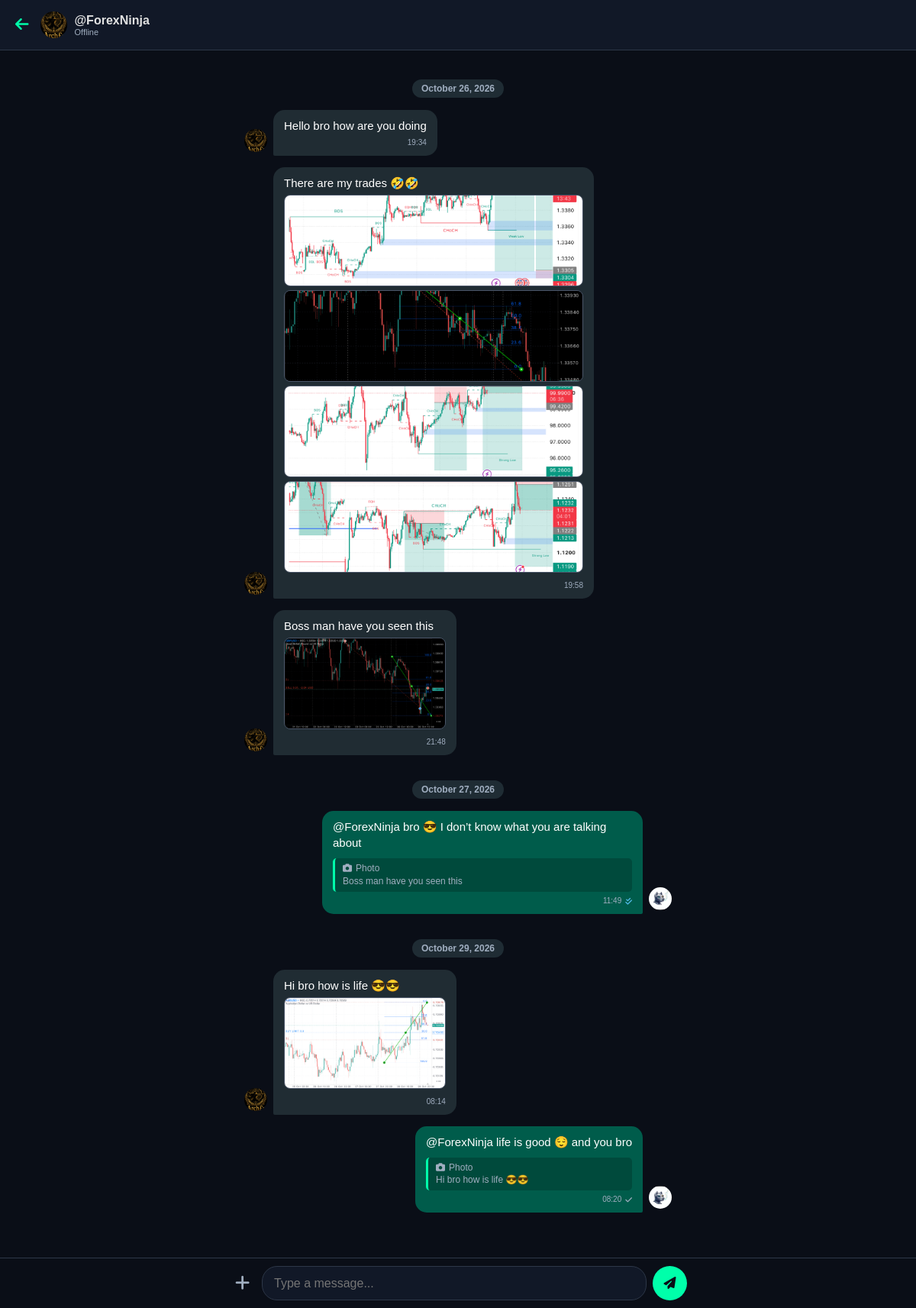
Page /chat_room/ForexNinja (signed in) on the committed database.
### tables this page shows
CREATE TABLE users (
            id INTEGER PRIMARY KEY AUTOINCREMENT,
            username TEXT UNIQUE NOT NULL,
            password TEXT NOT NULL,
            bio TEXT DEFAULT 'Forex & Crypto Trader'
        , avatar_path TEXT, name TEXT, email TEXT, last_seen DATETIME);

CREATE TABLE messages (id INTEGER PRIMARY KEY AUTOINCREMENT, sender_id INTEGER, receiver_id INTEGER, content TEXT, timestamp DATETIME DEFAULT CURRENT_TIMESTAMP, image_paths TEXT, is_read INTEGER DEFAULT 0, reply_to_id INTEGER, is_edited INTEGER DEFAULT 0);

### app.py (the view)
@app.route('/chat_room/<username>')
def chat_room(username):
    if 'user_id' not in session:
        return redirect(url_for('login'))
    conn = get_db_connection()
    me = conn.execute('SELECT id FROM users WHERE username = ?', (session['user_id'],)).fetchone()
    them = conn.execute('SELECT * FROM users WHERE username = ?', (username,)).fetchone()
    if not them:
        conn.close()
        return "User not found", 404
    is_online = False
    if them['last_seen']:
        them_last_seen = datetime.strptime(them['last_seen'], "%Y-%m-%d %H:%M:%S") + timedelta(hours=3)
        now = datetime.utcnow() + timedelta(hours=3)
        if (now - them_last_seen).total_seconds() < 300:
            is_online = True
    conn.execute('UPDATE messages SET is_read = 1 WHERE sender_id = ? AND receiver_id = ?', (them['id'], me['id']))
    conn.commit()
    messages = conn.execute('''
        SELECT messages.id, messages.sender_id, messages.receiver_id, messages.content,
               messages.image_paths, messages.timestamp, messages.is_read, messages.is_edited, messages.reply_to_id,
               users.avatar_path as sender_avatar,
               reply.content as reply_content, reply.image_paths as reply_images
        FROM messages
        JOIN users ON messages.sender_id = users.id
        LEFT JOIN messages reply ON messages.reply_to_id = reply.id
        WHERE (messages.sender_id = ? AND messages.receiver_id = ?)
           OR (messages.sender_id = ? AND messages.receiver_id = ?)
        ORDER BY messages.timestamp ASC
    ''', (me['id'], them['id'], them['id'], me['id'])).fetchall()
    conn.close()
    return render_template('chat_room.html', them=them, messages=messages, my_id=me['id'], is_online=is_online)

### app.py (called while the page is built)
def get_db_connection():
    conn = sqlite3.connect('traderszone.db', timeout=20)
    conn.row_factory = sqlite3.Row
    return conn

@app.before_request
def update_last_seen():
    if 'user_id' in session:
        try:
            conn = get_db_connection()
            now = datetime.utcnow().strftime("%Y-%m-%d %H:%M:%S")
            conn.execute('UPDATE users SET last_seen = ? WHERE username = ?', (now, session['user_id']))
            conn.commit()
            conn.close()
        except sqlite3.OperationalError:
            pass

@app.template_filter('local_time')
def local_time_filter(value, format="%H:%M"):
    if not value: return ""
    try:
        utc_dt = datetime.strptime(str(value), "%Y-%m-%d %H:%M:%S")
        local_dt = utc_dt + timedelta(hours=3)
        return local_dt.strftime(format)
    except Exception as e:
        return value # If it fails, just return the original string

### templates/chat_room.html (shortened to what this page needs)
{% extends "base.html" %}
{% block nav_left %}
    <div style="display: flex; align-items: center;">
        <a href="/chats" style="color: #00ffaa; text-decoration: none; margin-right: 15px; font-size: 20px;"><i class="fa-solid fa-arrow-left"></i></a>
        {% if them.avatar_path %}
            <img src="/{{ them.avatar_path }}" style="width: 35px; height: 35px; border-radius: 50%; object-fit: cover; margin-right: 10px;">
        {% else %}
            <div style="width: 35px; height: 35px; border-radius: 50%; background: #00ffaa; color: #0a0e17; display: flex; justify-content: center; align-items: center; font-weight: bold; font-size: 16px; margin-right: 10px;">
                {{ them.username[0] | upper }}
            </div>
        {% endif %}
        <div style="display: flex; flex-direction: column;">
            <span style="font-size: 16px; font-weight: bold; color: #e1e1e1; line-height: 1.2;">@{{ them.username }}</span>
            {% if is_online %}
                <span style="font-size: 11px; color: #00ffaa;">b            {% else %}
                <span style="font-size: 11px; color: #a0aec0;">Offline</span>
            {% endif %}
        </div>
    </div>
{% endblock %}
{% block content %}
<div class="chat-container">
    {% set ns = namespace(prev_date="") %}
     {% for msg in messages %}
        {% set current_date = msg.timestamp | local_time('%Y-%m-%d') %}
        {% if current_date != ns.prev_date %}
            <div style="text-align: center; margin: 20px 0;">
                <span style="background: #1f2c34; color: #a0aec0; font-size: 12px; padding: 5px 12px; border-radius: 15px; font-weight: bold;">
                    {{ msg.timestamp | local_time('%B %d, %Y') }}
                </span>
            </div>
            {% set ns.prev_date = current_date %}
        {% endif %}
        <div class="message-row {% if msg.sender_id == my_id %}me{% else %}them{% endif %}">
            {% if msg.sender_avatar %}
                <img src="/{{ msg.sender_avatar }}" class="chat-avatar">
            {% else %}
                <div class="chat-avatar-text">{{ msg.sender_id }}</div>
            {% endif %}
            <div class="bubble-wrapper">
                <div class="bubble {% if msg.sender_id == my_id %}me{% else %}them{% endif %}"
                     data-id="{{ msg.id }}"
                     data-content="{{ msg.content | escape }}"
                     data-is-mine="{{ msg.sender_id == my_id }}"
                     onmousedown="startPressTimer(event)"
                     ontouchstart="startPressTimer(event)"
                     onmouseup="cancelPressTimer()"
                     onmouseleave="cancelPressTimer()"
                     ontouchend="cancelPressTimer()">
                    {% if msg.content %}<div class="msg-text">{{ msg.content }}</div>{% endif %}
                    {% if msg.image_paths %}
                        <div class="msg-image-grid">
                            {% for path in msg.image_paths.split(',') %}<img src="/{{ path }}" class="msg-img" onclick="openLightbox('/{{ path }}')">{% endfor %}
                        </div>
                    {% endif %}
                    {% if msg.reply_to_id %}
                        <div class="reply-preview" style="background: rgba(0,0,0,0.2); border-left: 3px solid #00ffaa; padding: 5px 10px; border-radius: 5px; margin-top: 10px; font-size: 12px; color: #a0aec0;">
                            {% if msg.reply_images %}
                                <div style="display: flex; align-items: center; gap: 5px;">
                                    <i class="fa-solid fa-camera"></i> Photo
                                </div>
                            {% endif %}
                            {% if msg.reply_content %}
                                <div style="white-space: nowrap; overflow: hidden; text-overflow: ellipsis;">
                                    {{ msg.reply_content }}
                                </div>
                            {% endif %}
                        </div>
                    {% endif %}
                    <div class="msg-meta">
                        {{ msg.timestamp | local_time('%H:%M') }}
                        {% if msg.sender_id == my_id %}
                            {% if msg.is_read %}<i class="fa-solid fa-check-double tick-icon tick-read"></i>{% else %}<i class="fa-solid fa-check tick-icon"></i>{% endif %}
                        {% endif %}
                    </div>
                </div>
            </div>
        </div>
    {% endfor %}
</div>
<div class="chat-input-bar">
    <form method="POST" action="/send_message/{{ them.username }}" class="chat-input-form" enctype="multipart/form-data" id="chat-form">
        <label for="chat-images" class="plus-btn"><i class="fa-solid fa-plus"></i></label>
        <input type="text" name="content" id="main-input" placeholder="Type a message...">
        <button type="submit" class="send-btn"><i class="fa-solid fa-paper-plane"></i></button>
    </form>
</div>
{% endblock %}

### templates/base.html (style rules this page uses)
* { box-sizing: border-box; margin: 0; padding: 0; }
body { background-color: #0a0e17; color: #e1e1e1; font-family: Arial, sans-serif; padding-bottom: 80px; }

### templates/chat_room.html (style rules this page uses)
body { padding-bottom: 90px; }
.chat-container { max-width: 600px; margin: 0 auto; padding: 20px; display: flex; flex-direction: column; }
.message-row { display: flex; margin-bottom: 15px; align-items: flex-end; gap: 8px; }
.message-row.me { flex-direction: row-reverse; }
.chat-avatar { width: 30px; height: 30px; border-radius: 50%; object-fit: cover; flex-shrink: 0; margin-bottom: 5px; }
.bubble-wrapper { display: flex; flex-direction: column; max-width: 75%; }
.message-row.me .bubble-wrapper { align-items: flex-end; }
.bubble { padding: 10px 14px; border-radius: 15px; font-size: 15px; line-height: 1.4; word-wrap: break-word; position: relative; user-select: none; -webkit-user-select: none; }
.bubble.me { background-color: #005c4b; color: white; border-bottom-right-radius: 2px; }
.bubble.them { background-color: #202c33; color: white; border-bottom-left-radius: 2px; }
.reply-preview { background: rgba(0,0,0,0.2); border-left: 3px solid #00ffaa; padding: 5px 10px; border-radius: 5px; margin-bottom: 5px; font-size: 12px; color: #a0aec0; }
.msg-text { margin-bottom: 5px; }
.msg-img { width: 100%; height: 120px; object-fit: cover; border-radius: 8px; border: 1px solid #4a5568; cursor: pointer; }
.msg-meta { display: flex; justify-content: flex-end; align-items: center; gap: 5px; font-size: 10px; color: #a0aec0; margin-top: 5px; }
.tick-read { color: #53bdeb; }
.chat-input-bar { position: fixed; bottom: 0; left: 0; width: 100%; background-color: #0a0e17; padding: 10px 15px; border-top: 1px solid #2d3748; z-index: 1000; }
.chat-input-form { display: flex; gap: 8px; max-width: 600px; margin: 0 auto; align-items: center; }
.chat-input-form input[type="text"] { flex: 1; height: 45px; padding: 0 15px; border-radius: 20px; border: 1px solid #2d3748; background-color: #111827; color: white; font-size: 16px; outline: none; }
.plus-btn { color: #a0aec0; font-size: 22px; cursor: pointer; width: 35px; text-align: center; }
.send-btn { background-color: #00ffaa; color: #0a0e17; width: 45px; height: 45px; border-radius: 50%; border: none; font-size: 16px; cursor: pointer; }
.bubble { padding: 10px 14px; border-radius: 15px; font-size: 15px; line-height: 1.4; word-wrap: break-word; position: relative; user-select: none; -webkit-user-select: none; -webkit-touch-callout: none; }

### rows in the picture
users: avatar_path (picture), username "ForexNinja"
messages: timestamp|local_time "October 26, 2026", sender_avatar (picture), content "Hello bro how are you doing", timestamp|local_time "19:34"
messages: sender_avatar (picture), content "There are my trades 🤣🤣", timestamp|local_time "19:58"
messages: sender_avatar (picture), content "Boss man have you seen this", image_paths (picture), timestamp|local_time "21:48"
messages: timestamp|local_time "October 27, 2026", sender_avatar (picture), content "@ForexNinja bro 😎 I don’t know what you are talking about", shows "Photo", reply_content "Boss man have you seen this", timestamp|local_time "11:49", is_read 1 (drawn)
messages: timestamp|local_time "October 29, 2026", sender_avatar (picture), content "Hi bro how is life 😎😎", image_paths (picture), timestamp|local_time "08:14"
messages: sender_avatar (picture), content "@ForexNinja life is good 😌 and you bro", shows "Photo", reply_content "Hi bro how is life 😎😎", timestamp|local_time "08:20", is_read 0 (drawn)
